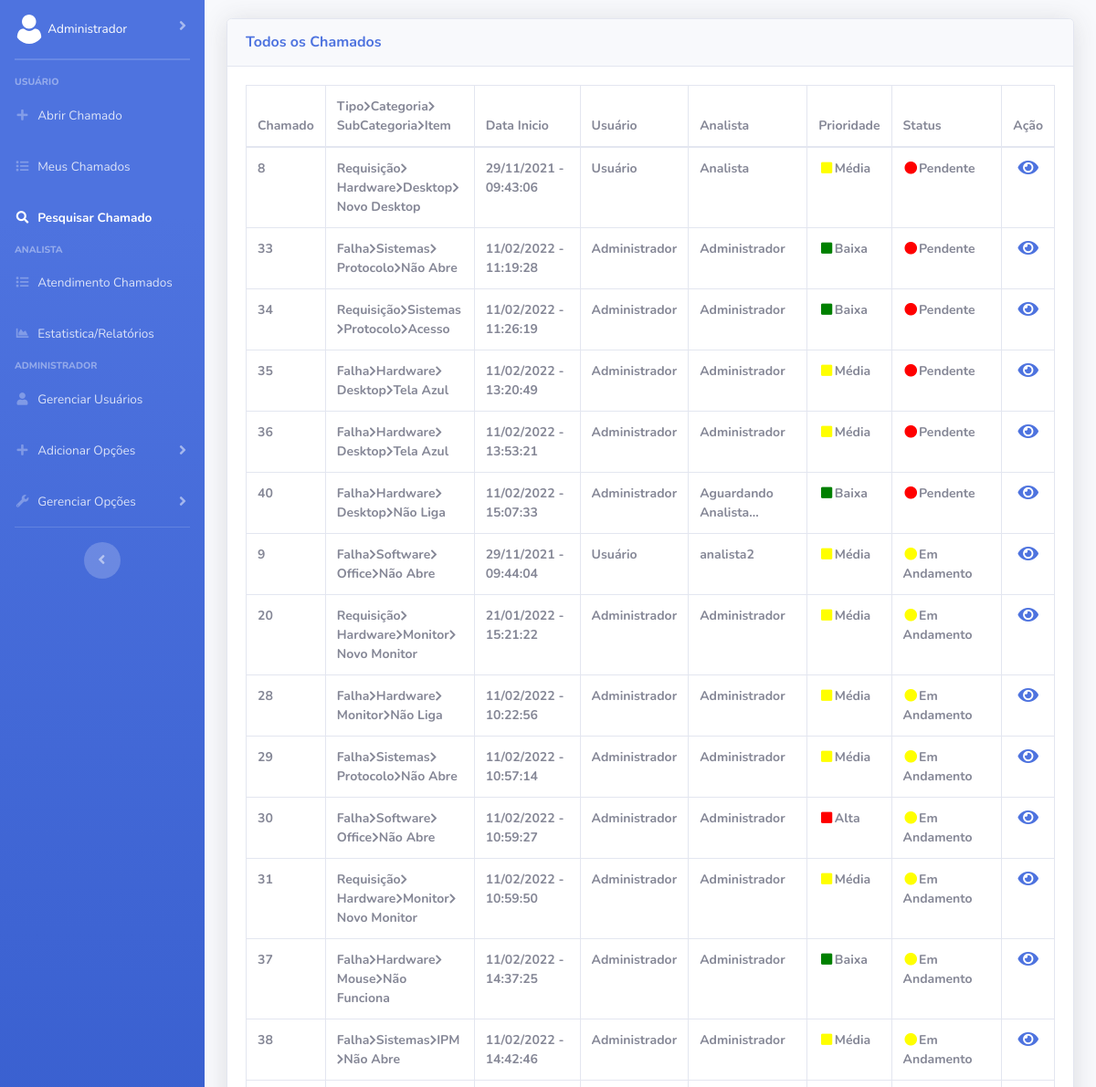
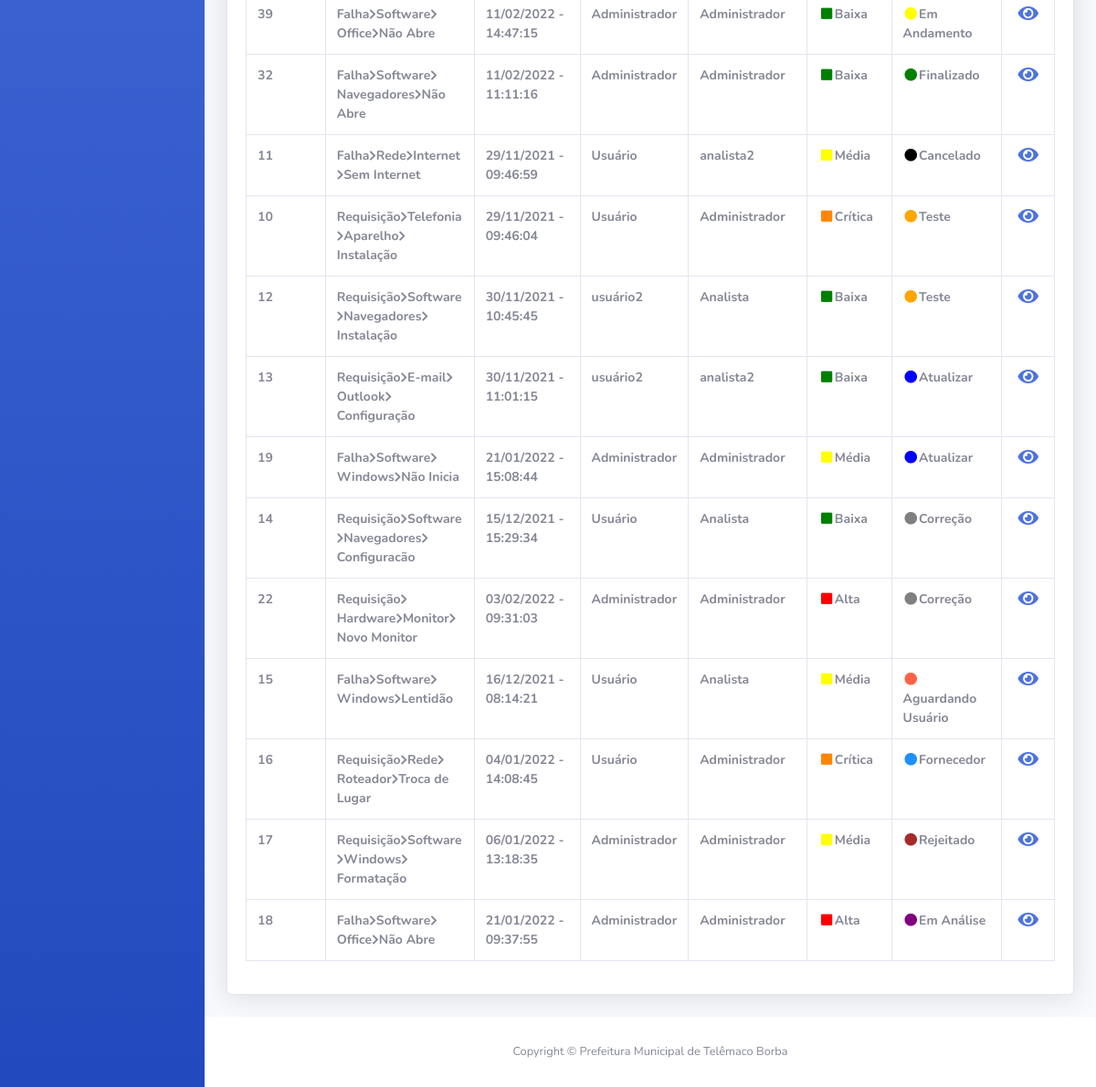
Before: /Frontend/pesquisarChamado.php (signed in) with the older database file (2 pictures, top to bottom).
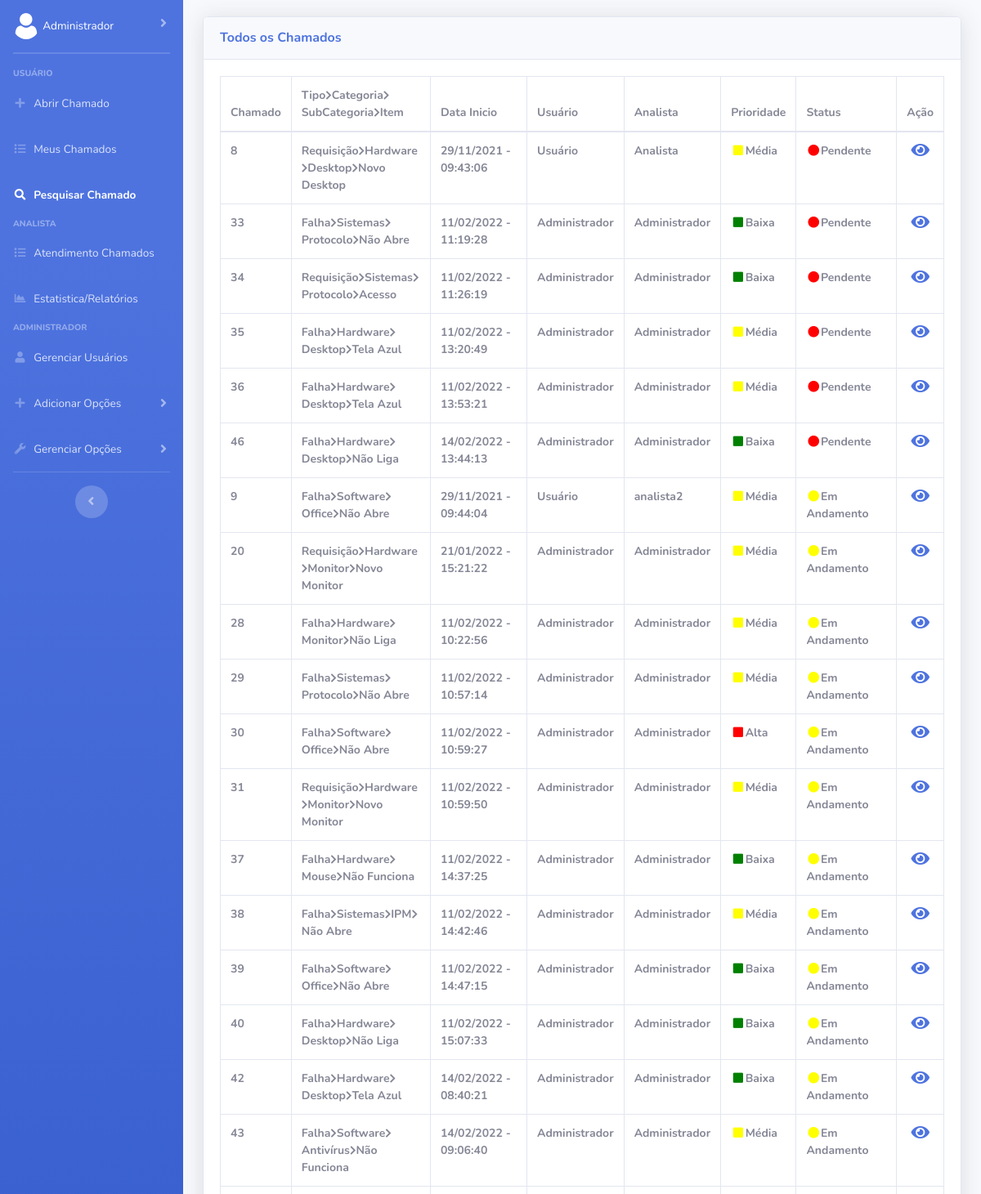
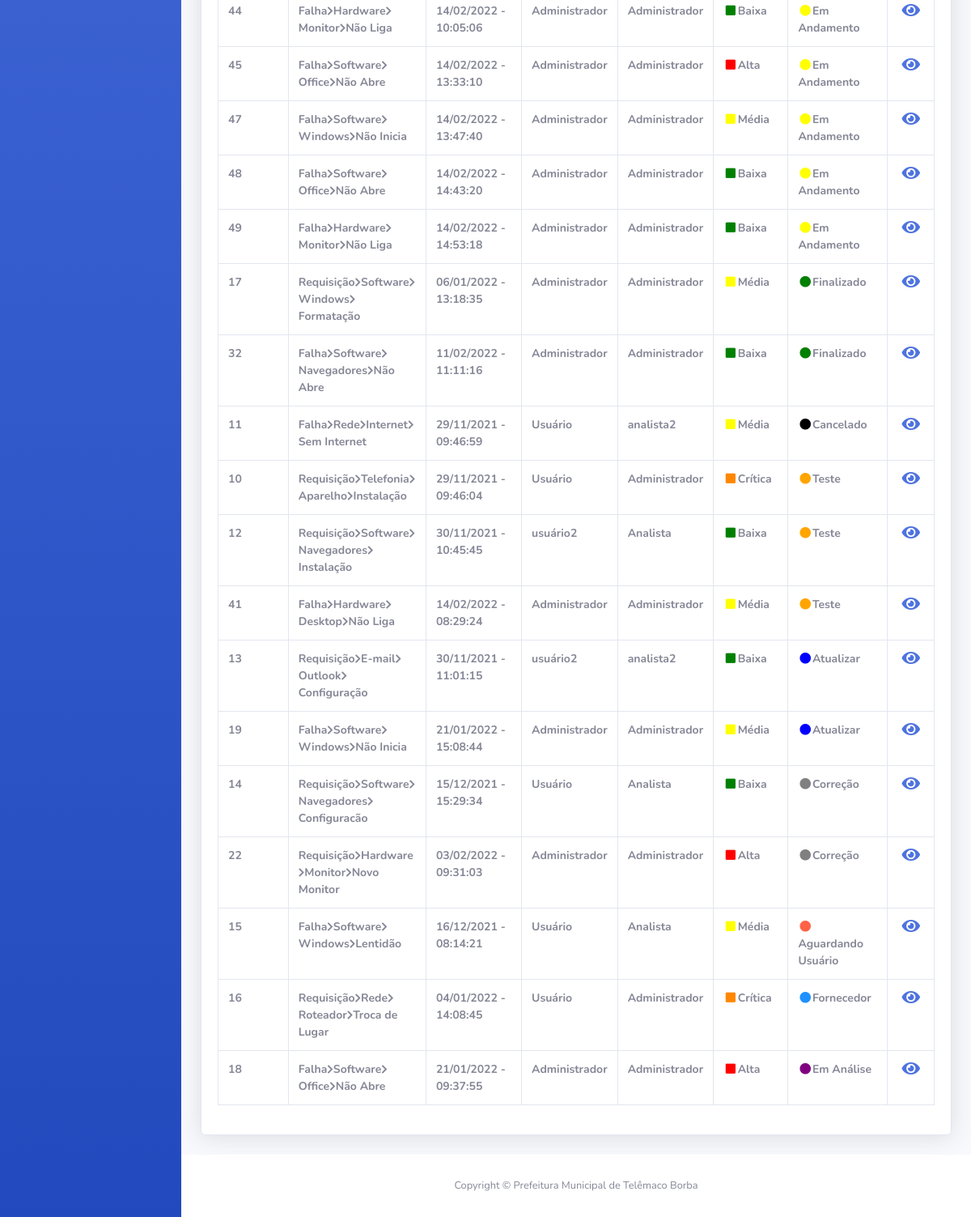
After: the same page with the newer database file (2 pictures, top to bottom).
### tables this page shows
CREATE TABLE IF NOT EXISTS `chamados` (
  `numero_chamado` int NOT NULL AUTO_INCREMENT,
  `localizacao` varchar(100) NOT NULL,
  `descricao` varchar(3000) NOT NULL,
  `descricao_analista` varchar(3000) DEFAULT NULL,
  `data_hora_abertura` datetime NOT NULL,
  `data_prazo` date DEFAULT NULL,
  `data_hora_fechamento` datetime DEFAULT NULL,
  `usuarios_matricula` int NOT NULL,
  `analista` varchar(45) DEFAULT NULL,
  `status_chamado_cod_status` int NOT NULL,
  `prioridade_chamado_cod_prioridade` int NOT NULL,
  `tipo_atendimento_cod_tipo_atendimento` int NOT NULL,
  `tipo_cod_tipo` int NOT NULL,
  `categoria_cod_categoria` int NOT NULL,
  `subcategoria_cod_subcategoria` int NOT NULL,
  `item_cod_item` int NOT NULL,
  `fila_geral` int NOT NULL,
  PRIMARY KEY (`numero_chamado`),
  KEY `fk_chamados_usuarios_idx` (`usuarios_matricula`),
  KEY `fk_chamados_item1_idx` (`item_cod_item`),
  KEY `fk_chamados_status_chamado1_idx` (`status_chamado_cod_status`),
  KEY `fk_chamados_prioridade_chamado1_idx` (`prioridade_chamado_cod_prioridade`),
  KEY `fk_chamados_tipo_atendimento1_idx` (`tipo_atendimento_cod_tipo_atendimento`),
  KEY `fk_chamados_tipo1_idx` (`tipo_cod_tipo`),
  KEY `fk_chamados_categoria1_idx` (`categoria_cod_categoria`),
  KEY `fk_chamados_subcategoria1_idx` (`subcategoria_cod_subcategoria`)
);

CREATE TABLE IF NOT EXISTS `tipo` (
  `cod_tipo` int NOT NULL AUTO_INCREMENT,
  `nome_tipo` varchar(45) NOT NULL,
  `ativo` int NOT NULL,
  PRIMARY KEY (`cod_tipo`)
);

CREATE TABLE IF NOT EXISTS `categoria` (
  `cod_categoria` int NOT NULL AUTO_INCREMENT,
  `nome_categoria` varchar(45) NOT NULL,
  `ativo` int NOT NULL,
  `tipo_cod_tipo` int NOT NULL,
  PRIMARY KEY (`cod_categoria`),
  KEY `fk_categoria_tipo1_idx` (`tipo_cod_tipo`)
);

CREATE TABLE IF NOT EXISTS `subcategoria` (
  `cod_subcategoria` int NOT NULL AUTO_INCREMENT,
  `nome_subcategoria` varchar(45) NOT NULL,
  `ativo` int NOT NULL,
  `categoria_cod_categoria` int NOT NULL,
  PRIMARY KEY (`cod_subcategoria`),
  KEY `fk_subcategoria_categoria1_idx` (`categoria_cod_categoria`)
);

CREATE TABLE IF NOT EXISTS `item` (
  `cod_item` int NOT NULL AUTO_INCREMENT,
  `nome_item` varchar(45) NOT NULL,
  `ativo` int NOT NULL,
  `subcategoria_cod_subcategoria` int NOT NULL,
  PRIMARY KEY (`cod_item`),
  KEY `fk_item_subcategoria1_idx` (`subcategoria_cod_subcategoria`)
);

CREATE TABLE IF NOT EXISTS `usuarios` (
  `matricula` int NOT NULL,
  `nome` varchar(45) NOT NULL,
  `telefone` varchar(45) NOT NULL,
  `email` varchar(45) NOT NULL,
  `departamento` varchar(45) NOT NULL,
  `senha` varchar(255) NOT NULL,
  `chave` varchar(300) NOT NULL,
  `nivel` int NOT NULL,
  `ativo` int NOT NULL,
  PRIMARY KEY (`matricula`),
  KEY `fk_cod_departamento` (`departamento`)
);

CREATE TABLE IF NOT EXISTS `prioridade_chamado` (
  `cod_prioridade` int NOT NULL AUTO_INCREMENT,
  `nome_prioridade` varchar(45) NOT NULL,
  `ativo` int NOT NULL,
  PRIMARY KEY (`cod_prioridade`)
);

CREATE TABLE IF NOT EXISTS `status_chamado` (
  `cod_status` int NOT NULL AUTO_INCREMENT,
  `nome_status` varchar(45) NOT NULL,
  `ativo` int NOT NULL,
  PRIMARY KEY (`cod_status`)
);

### Frontend/pesquisarChamado.php (the view, shortened to what the changed rows need)
<!DOCTYPE html>
<html lang="pt-br">
<head>
    <link href="vendor/fontawesome-free/css/all.min.css" rel="stylesheet" type="text/css">
    <link href="css/sb-admin-2.min.css" rel="stylesheet">
    <link href="vendor/datatables/dataTables.bootstrap4.min.css" rel="stylesheet">
</head>
<body id="page-top">
    <div id="wrapper">
        <div id="content-wrapper" class="d-flex flex-column">
            <div id="content">
                <div class="container-fluid" style="margin-top: 2%;">
                    <div class="card shadow mb-4">
                        <div class="card-body">
                            <div class="table-responsive">
                                <table class="table table-bordered" id="dataTablePesquisaChamado" width="100%" cellspacing="0" style="font-size: 14px;">
                                    <thead>
                                        <tr>
                                            <th>Chamado</th>
                                            <th>Tipo<i class='fas fa-chevron-right' style='font-size: 12px;'></i>Categoria<i class='fas fa-chevron-right' style='font-size: 12px;'></i>SubCategoria<i class='fas fa-chevron-right' style='font-size: 12px;'></i>Item</th>
                                            <th>Data Inicio</th>
                                            <th>Usuário</th>
                                            <th>Analista</th>
                                            <th>Prioridade</th>
                                            <th>Status</th>
                                            <th>Ação</th>
                                        </tr>
                                    </thead>
                    <?php
                            include '../Backend/conexao.php';
                            $query = $conn->query("SELECT * FROM chamados
                        INNER JOIN item ON item.cod_item = chamados.item_cod_item
                        INNER JOIN subcategoria ON subcategoria.cod_subcategoria = chamados.subcategoria_cod_subcategoria
                        INNER JOIN categoria ON categoria.cod_categoria = chamados.categoria_cod_categoria
                        INNER JOIN tipo ON tipo.cod_tipo = chamados.tipo_cod_tipo
                        INNER JOIN usuarios ON usuarios.matricula = chamados.usuarios_matricula
                        INNER JOIN prioridade_chamado ON prioridade_chamado.cod_prioridade = chamados.prioridade_chamado_cod_prioridade
                        INNER JOIN status_chamado ON status_chamado.cod_status = chamados.status_chamado_cod_status");
                        echo "<tbody>";
                            foreach($query->fetchAll(PDO::FETCH_ASSOC) as $dados) {
                                echo "<tr>";
                                    echo "<th>".$dados['numero_chamado']."</th>";
                                    echo "<th>".$dados['nome_tipo']."<i class='fas fa-chevron-right' style='font-size: 12px;'></i>".$dados['nome_categoria']."<i class='fas fa-chevron-right' style='font-size: 12px;'></i>".$dados['nome_subcategoria']."<i class='fas fa-chevron-right' style='font-size: 12px;'></i>".$dados['nome_item']."</th>";
                                    echo "<th>".date('d/m/Y - H:i:s', strtotime($dados['data_hora_abertura']))."</th>";
                                    echo "<th>".$dados['nome']."</th>";
                                    if($dados['analista'] == null) {echo "<th>Aguardando Analista...</th>";} else{echo "<th>".$dados['analista']."</th>";}
                                    switch ($dados['cod_prioridade']) {
                                        case 1:
                                            echo "<th>"."<i class='fas fa-fw fa-square' style='color: green;'></i>".$dados['nome_prioridade']."</th>";
                                            break;
                                        case 2:
                                            echo "<th>"."<i class='fas fa-fw fa-square' style='color: yellow;'></i>".$dados['nome_prioridade']."</th>";
                                            break;
                                        case 3:
                                            echo "<th>"."<i class='fas fa-fw fa-square' style='color: red;'></i>".$dados['nome_prioridade']."</th>";
                                            break;
                                        case 4:
                                            echo "<th>"."<i class='fas fa-fw fa-square' style='color: #ff8700;'></i>".$dados['nome_prioridade']."</th>";
                                            break;
                                    }
                                    switch ($dados['cod_status']) {
                                        case 1:
                                            echo "<th>"."<i class='fas fa-fw fa-circle' style='color: red;'></i>".$dados['nome_status']."</th>";
                                            break;
                                        case 2:
                                            echo "<th>"."<i class='fas fa-fw fa-circle' style='color: yellow;'></i>".$dados['nome_status']."</th>";
                                            break;
                                        case 3:
                                            echo "<th>"."<i class='fas fa-fw fa-circle' style='color: green;'></i>".$dados['nome_status']."</th>";
                                            break;
                                        case 4:
                                            echo "<th>"."<i class='fas fa-fw fa-circle' style='color: black;'></i>".$dados['nome_status']."</th>";
                                            break;
                                        case 5:
                                            echo "<th>"."<i class='fas fa-fw fa-circle' style='color: orange;'></i>".$dados['nome_status']."</th>";
                                            break;
                                        case 6:
                                            echo "<th>"."<i class='fas fa-fw fa-circle' style='color: blue;'></i>".$dados['nome_status']."</th>";
                                            break;
                                        case 7:
                                            echo "<th>"."<i class='fas fa-fw fa-circle' style='color: gray;'></i>".$dados['nome_status']."</th>";
                                            break;
                                        case 8:
                                            echo "<th>"."<i class='fas fa-fw fa-circle' style='color: tomato;'></i>".$dados['nome_status']."</th>";
                                            break;
                                        case 9:
                                            echo "<th>"."<i class='fas fa-fw fa-circle' style='color: dodgerBlue;'></i>".$dados['nome_status']."</th>";
                                            break;
                                        case 10:
                                            echo "<th>"."<i class='fas fa-fw fa-circle' style='color: brown;'></i>".$dados['nome_status']."</th>";
                                            break;
                                        case 11:
                                            echo "<th>"."<i class='fas fa-fw fa-circle' style='color: purple;'></i>".$dados['nome_status']."</th>";
                                            break;
                                    }
                                    echo "<th style='text-align: center'><a href=verChamadoPesquisa.php?nc_up=".$dados['numero_chamado']."<i class='fas fa-fw fa-eye' style='font-size: 20px;' title='Ver'></i></a>";
                                echo "</tr>";
                            }
                    ?>
                    </tbody>
                                </table>
                            </div>
                        </div>
                    </div>
                </div>
            </div>
        </div>
    </div>
</body>
</html>

Changed rows visible on the page:
added chamados: numero_chamado "46", tipo_cod_tipo.nome_tipo "Falha", categoria_cod_categoria.nome_categoria "Hardware", subcategoria_cod_subcategoria.nome_subcategoria "Desktop", item_cod_item.nome_item "Não Liga", data_hora_abertura "14/02/2022 - 13:44:13", usuarios_matricula.nome "Administrador", analista "Administrador", prioridade_chamado_cod_prioridade.nome_prioridade "Baixa", status_chamado_cod_status.nome_status "Pendente"
changed chamados id 40: analista (not shown) → "Administrador"; status_chamado_cod_status.nome_status "Pendente" → "Em Andamento"; moves down the list
added chamados: numero_chamado "42", tipo_cod_tipo.nome_tipo "Falha", categoria_cod_categoria.nome_categoria "Hardware", subcategoria_cod_subcategoria.nome_subcategoria "Desktop", item_cod_item.nome_item "Tela Azul", data_hora_abertura "14/02/2022 - 08:40:21", usuarios_matricula.nome "Administrador", analista "Administrador", prioridade_chamado_cod_prioridade.nome_prioridade "Baixa", status_chamado_cod_status.nome_status "Em Andamento"
added chamados: numero_chamado "43", tipo_cod_tipo.nome_tipo "Falha", categoria_cod_categoria.nome_categoria "Software", subcategoria_cod_subcategoria.nome_subcategoria "Antivírus", item_cod_item.nome_item "Não Funciona", data_hora_abertura "14/02/2022 - 09:06:40", usuarios_matricula.nome "Administrador", analista "Administrador", prioridade_chamado_cod_prioridade.nome_prioridade "Média", status_chamado_cod_status.nome_status "Em Andamento"
added chamados: numero_chamado "44", tipo_cod_tipo.nome_tipo "Falha", categoria_cod_categoria.nome_categoria "Hardware", subcategoria_cod_subcategoria.nome_subcategoria "Monitor", item_cod_item.nome_item "Não Liga", data_hora_abertura "14/02/2022 - 10:05:06", usuarios_matricula.nome "Administrador", analista "Administrador", prioridade_chamado_cod_prioridade.nome_prioridade "Baixa", status_chamado_cod_status.nome_status "Em Andamento"
added chamados: numero_chamado "45", tipo_cod_tipo.nome_tipo "Falha", categoria_cod_categoria.nome_categoria "Software", subcategoria_cod_subcategoria.nome_subcategoria "Office", item_cod_item.nome_item "Não Abre", data_hora_abertura "14/02/2022 - 13:33:10", usuarios_matricula.nome "Administrador", analista "Administrador", prioridade_chamado_cod_prioridade.nome_prioridade "Alta", status_chamado_cod_status.nome_status "Em Andamento"
added chamados: numero_chamado "47", tipo_cod_tipo.nome_tipo "Falha", categoria_cod_categoria.nome_categoria "Software", subcategoria_cod_subcategoria.nome_subcategoria "Windows", item_cod_item.nome_item "Não Inicia", data_hora_abertura "14/02/2022 - 13:47:40", usuarios_matricula.nome "Administrador", analista "Administrador", prioridade_chamado_cod_prioridade.nome_prioridade "Média", status_chamado_cod_status.nome_status "Em Andamento"
added chamados: numero_chamado "48", tipo_cod_tipo.nome_tipo "Falha", categoria_cod_categoria.nome_categoria "Software", subcategoria_cod_subcategoria.nome_subcategoria "Office", item_cod_item.nome_item "Não Abre", data_hora_abertura "14/02/2022 - 14:43:20", usuarios_matricula.nome "Administrador", analista "Administrador", prioridade_chamado_cod_prioridade.nome_prioridade "Baixa", status_chamado_cod_status.nome_status "Em Andamento"
added chamados: numero_chamado "49", tipo_cod_tipo.nome_tipo "Falha", categoria_cod_categoria.nome_categoria "Hardware", subcategoria_cod_subcategoria.nome_subcategoria "Monitor", item_cod_item.nome_item "Não Liga", data_hora_abertura "14/02/2022 - 14:53:18", usuarios_matricula.nome "Administrador", analista "Administrador", prioridade_chamado_cod_prioridade.nome_prioridade "Baixa", status_chamado_cod_status.nome_status "Em Andamento"
changed chamados "Formatação": status_chamado_cod_status.nome_status "Rejeitado" → "Finalizado"; moves up the list
added chamados: numero_chamado "41", tipo_cod_tipo.nome_tipo "Falha", categoria_cod_categoria.nome_categoria "Hardware", subcategoria_cod_subcategoria.nome_subcategoria "Desktop", item_cod_item.nome_item "Não Liga", data_hora_abertura "14/02/2022 - 08:29:24", usuarios_matricula.nome "Administrador", analista "Administrador", prioridade_chamado_cod_prioridade.nome_prioridade "Média", status_chamado_cod_status.nome_status "Teste"
